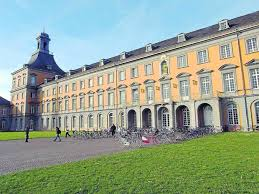
#> input picture Sheet09/images/building.jpeg, 259 x 194 px
$ python sheet00.py ../../Sheet09/images/building.jpeg
#> lines starting #> are read from the running program, lines starting #| are printed output that depends on the picture
"""
Information

Content: Computer Vision I Sheet00
Author: Yung-Yu Chen
Matrikelnummer: 3192698
E-mail: yung-yu.chen@uni-bonn.de
Group member: not found yet(only me)


"""

import cv2 as cv
import numpy as np
import random
import sys

if __name__ == '__main__':
    img_path = sys.argv[1]

    # 2a: read and display the image
    img = cv.imread(img_path)
#> img is the input picture: shape (194, 259, 3); mean B, G, R 146, 164.5, 147.8
    cv.imshow('image', img)
    cv.waitKey()

    # 2b: display the intenstity image
    intensity_img = cv.cvtColor(img, cv.COLOR_BGR2GRAY)
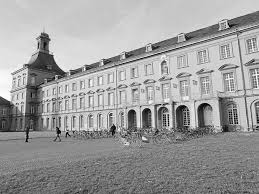
#> intensity_img: shape (194, 259); min 0, max 255, mean 157.4
    cv.imshow('Intensity Image', intensity_img)
    cv.waitKey(0)

    # 2c: for loop to perform the operation
    img = np.array(img)
    intensity_img = np.array(intensity_img) * 0.5
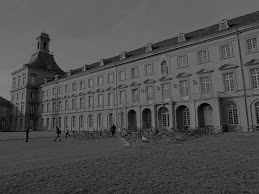
#> intensity_img: shape (194, 259) float64; min 0, max 127.5, mean 78.7
    after_img = np.zeros(img.shape, dtype=np.uint8)

    """ for-loop operation """
    for row in range(img.shape[0]):
        for col in range(img.shape[1]):
            for channel in range(img.shape[2]):
                after_img[row][col][channel] = max(img[row][col][channel] - intensity_img[row][col], 0)
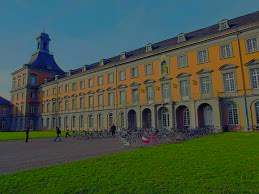
#> after_img: shape (194, 259, 3); mean B, G, R 68.4, 85.5, 68.9
    print(after_img.dtype)
#| uint8

    cv.imshow('After', after_img)
    cv.waitKey(0)


    # 2d: one-line statement to perfom the operation above
    after_img_oneline = np.zeros(img.shape, dtype=np.uint8)

    """ one line operation """
#> (the run stopped early here; a loop or call above may not have finished)

$ run again, on Sheet09/images/mountain2.png
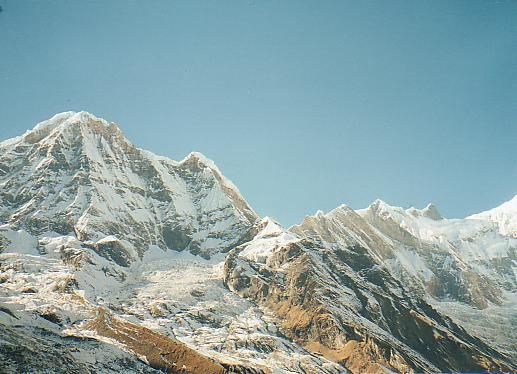
#> input picture Sheet09/images/mountain2.png, 517 x 374 px
#> img is the input picture: shape (374, 517, 3); mean B, G, R 165, 163.3, 138.9
#> `intensity_img = np.array(intensity_img) * 0.5`:
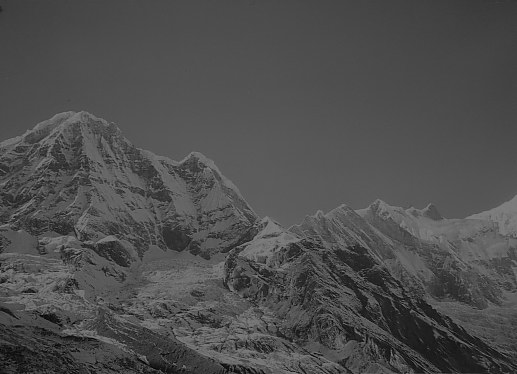
#> intensity_img: shape (374, 517) float64; min 1, max 127.5, mean 78.1
#> after the loop `for row in range(img.shape[0]):`:
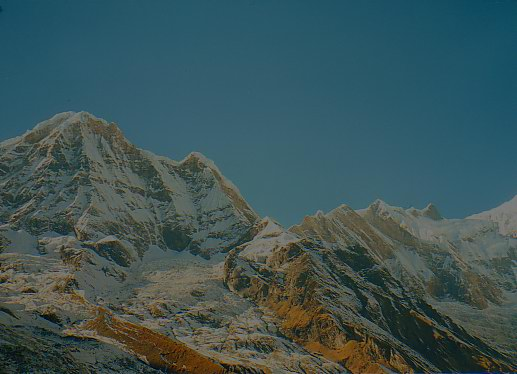
#> after_img: shape (374, 517, 3); mean B, G, R 86.7, 85, 60.6
#| uint8

$ run again, on Sheet09/images/stitched_example.png
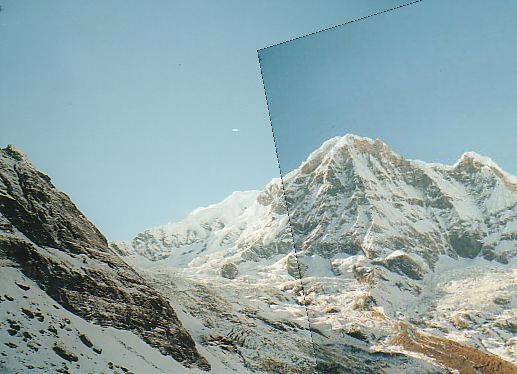
#> input picture Sheet09/images/stitched_example.png, 517 x 374 px
#> img is the input picture: shape (374, 517, 3); mean B, G, R 167.6, 165.5, 143
#> `intensity_img = np.array(intensity_img) * 0.5`:
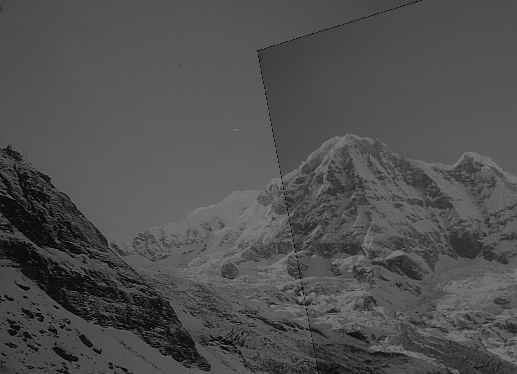
#> intensity_img: shape (374, 517) float64; min 0, max 127.5, mean 79.5
#> after the loop `for row in range(img.shape[0]):`:
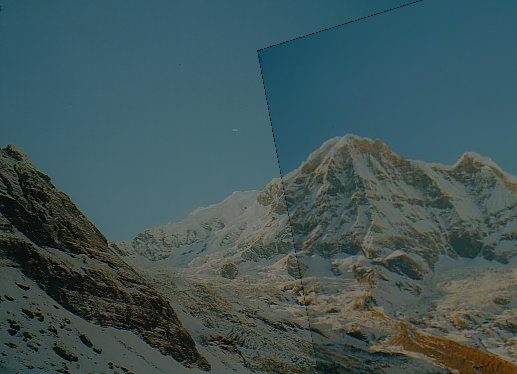
#> after_img: shape (374, 517, 3); mean B, G, R 87.9, 85.7, 63.3
#| uint8
